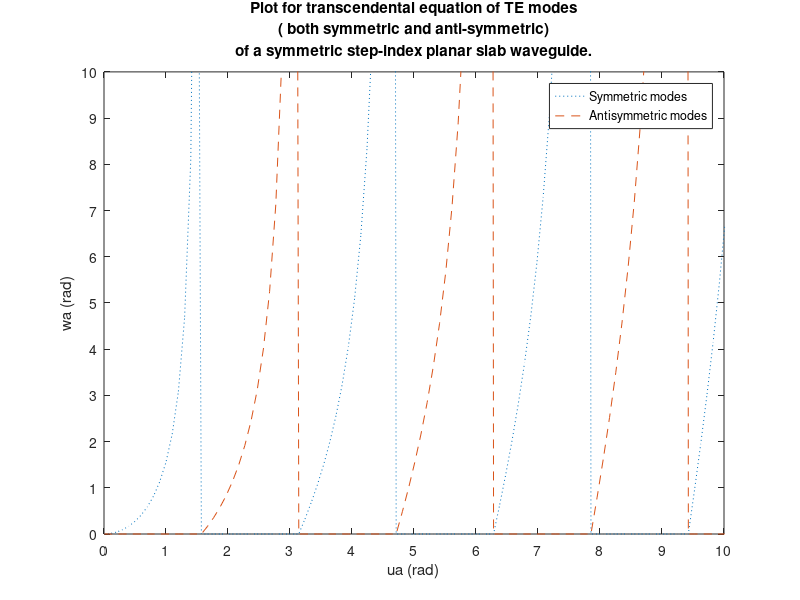

Reproduce this figure in MATLAB.
clc
clear
close all
ua_sym = [];
wa_sym = [];
ua_anti_sym = [];
wa_anti_sym = [];
for i = 0:6
 if mod(i,2) == 0
 for x = (i)*pi/2:0.1:(i+1)*pi/2
 y = x*tan(x);
 ua_sym = cat(2,ua_sym,x);
 wa_sym = cat(2,wa_sym,y);
 end
 else
 for x = (i)*pi/2:0.1:(i+1)*pi/2
 ua_sym = cat(2,ua_sym,x);
 wa_sym = cat(2,wa_sym,0);
 end
 end
end
for i = 0:6
 if mod(i,2) == 0
 for x = (i)*pi/2:0.1:(i+1)*pi/2
 ua_anti_sym = cat(2,ua_anti_sym,x);
 wa_anti_sym = cat(2,wa_anti_sym,0);
 end
 else
 for x = (i)*pi/2:0.1:(i+1)*pi/2
 y = -x*cot(x);
 ua_anti_sym = cat(2,ua_anti_sym,x);
 wa_anti_sym = cat(2,wa_anti_sym,y);
 end
 end
end
plot(ua_sym,wa_sym,':')
hold on
plot(ua_anti_sym,wa_anti_sym,'--')
hold off
xticks(0:10)
yticks(0:10)
xlabel('ua (rad)')
ylabel('wa (rad)')
legend('Symmetric modes','Antisymmetric modes')
title({'Plot for transcendental equation of TE modes', '( both symmetric and anti-symmetric)','of a symmetric step-index planar slab waveguide.'})
axis([0 10 0 10])
